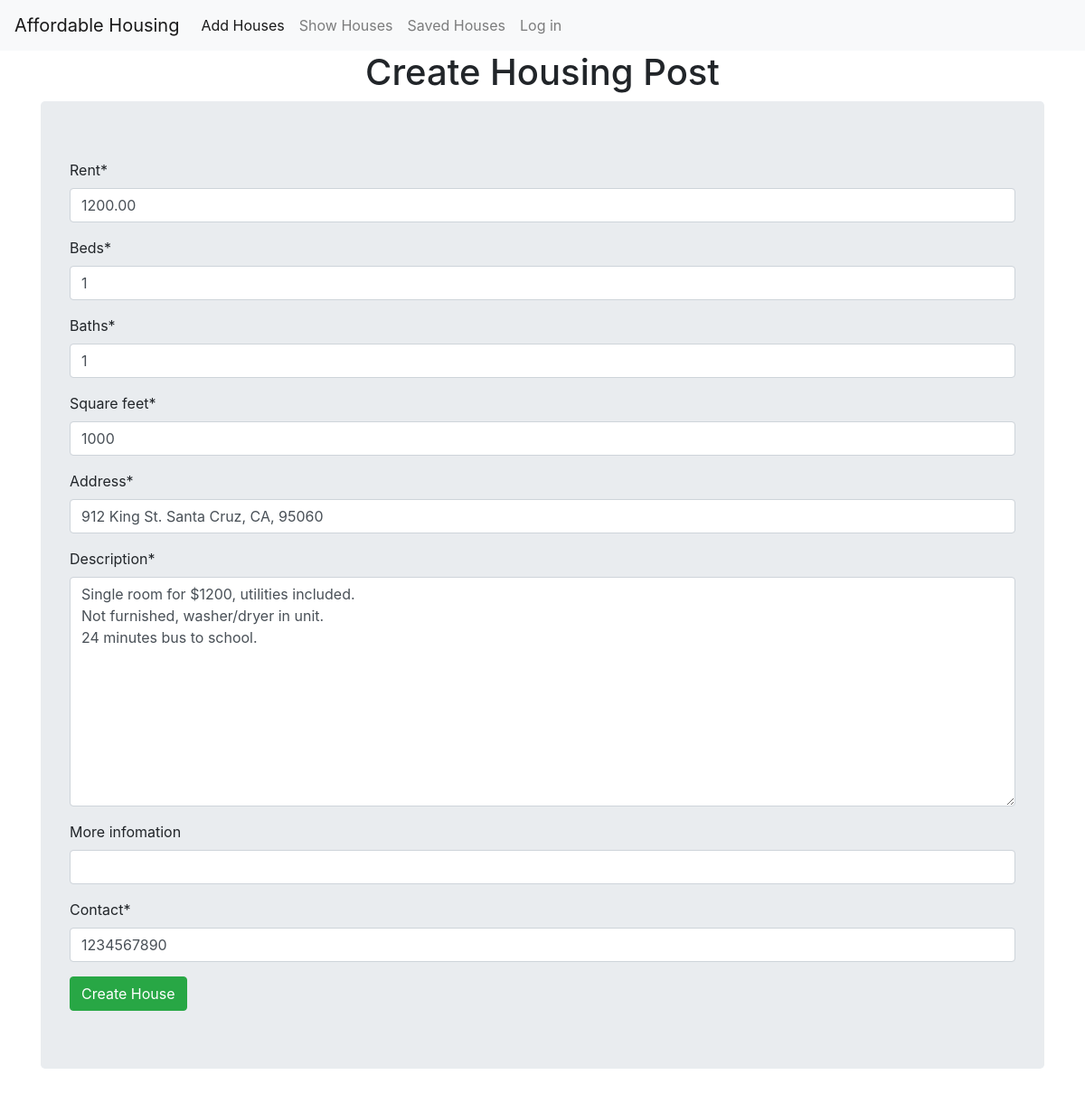
Screenshot of /update/1 with the database file from the repository.
### housing/models.py (models this page shows)
class House(models.Model):
    oid = models.AutoField(primary_key=True)
    rent = models.DecimalField(max_digits=8, decimal_places=2, default=1000.00)
    beds = models.IntegerField(default=3)
    baths = models.IntegerField(default=3)
    square_feet = models.IntegerField(default=1000, null=True)
    address = models.CharField(default="", max_length=255)
    description = models.TextField(default="")
    More_infomation = models.URLField(max_length=200, blank=True, null=True)
    contact = models.IntegerField(default=1234567890)

### housing/views.py (the view)
# urls.py: path('update/<int:f_oid>', views.update_view, name= 'update_url'),
def update_view(request, f_oid):
    obj = House.objects.get(oid = f_oid)
    form = HouseForm(instance=obj)
    if request.method == 'POST':
        form = HouseForm(request.POST, instance=obj)
        if form.is_valid():
            form.save()
            return redirect('show_url') ###
    template_name = 'create_view.html'
    context = {'form': form}
    return render(request, template_name, context)

### housing/forms.py
class HouseForm(forms.ModelForm):
    class Meta:
        model = House
        fields = '__all__'
        lables = {
            'rent': 'Monthly Rent',
            'beds': 'Number Of Bedrooms',
            'baths': 'Number of Bathrooms',
            'square_feet': 'Sq. Ft',
            'address': 'Address',
            'description': 'Description',
            'contact': 'Contact Number',
        }
        widgets  = {
            'rent' : forms.NumberInput(attrs={'placeholder': 'eg. 1800'}),
            'beds' : forms.NumberInput(attrs={'placeholder': 'eg. 1800'}),
            'baths' : forms.NumberInput(attrs={'placeholder': 'eg. 1800'}),
            'square_feet' : forms.NumberInput(attrs={'placeholder': 'eg. 1800'}),
            'address' : forms.TextInput(attrs={'placeholder': 'eg. 1800'}),
            'description' : forms.Textarea(attrs={'placeholder': 'eg. 1800'}),
            'contact' : forms.NumberInput(attrs={'placeholder': 'eg. 1800'}),
            'moreInfo' : forms.URLInput(attrs={'placeholder': 'eg. https://example.com'}),
        }

### housing/templates/create_view.html (shortened to what this page needs)
{% extends 'layout.html' %}
{% load crispy_forms_tags %}
{% block content %}
<center><h1>Create Housing Post</h1></center>
<div class="container">
   <form method="post" class="jumbotron">
       {{form|crispy}}
       <input type="submit" value="Create House" class="btn btn-success">
   </form>
</div>
{% endblock %}

### rows the page displays
House: rent "1200.00", beds "1", baths "1", square_feet "1000", address "912 King St. Santa Cruz, CA, 95060", description "Single room for $1200, utilities included. Not furnished, washer/dryer in unit. 24 minutes bus to school.", contact "1234567890"
